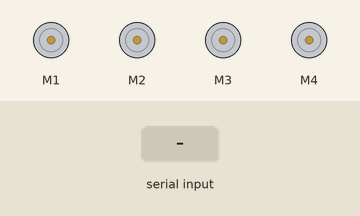
This sketch was run on a simulated Arduino Uno, built with avr-gcc and run on an emulated ATmega328P. On the bench: 4 × DC motor (green arrow = forward, orange = backward, longer = faster). Inputs (shaded band) come from the test bench.

Above: at 1.2 s.
1.3 s: "R" received over the second serial link
At 2.5 s:
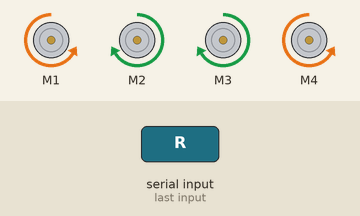
2.8 s: "90,45\n" received over the second serial link
At 3.7 s:
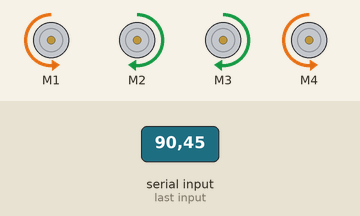
4.3 s: "F,45\n" received over the second serial link
At 4.8 s:
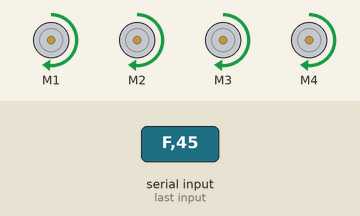
5.8 s: "B,45\n" received over the second serial link
At 7.0 s:
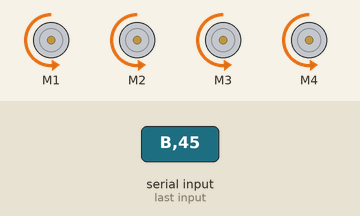
7.3 s: "L,45\n" received over the second serial link
At 8.3 s:
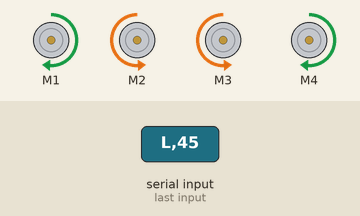
8.8 s: "S" received over the second serial link
At 9.5 s:
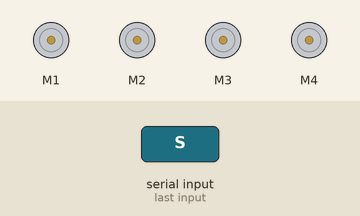
Timing chart, 0 to 11.3 s (numbered marks = the images above; inputs shaded):
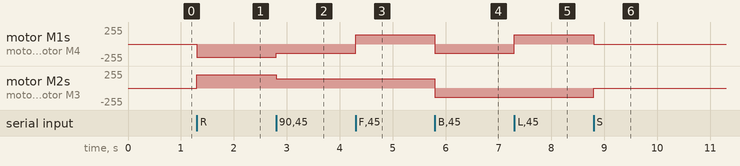

Measured:
- after the input at 1.3 s, motor M1, motor M4: stopped → backward 200/255 at once; motor M2, motor M3: stopped → forward 200/255 at once
- after the input at 2.8 s, motor M1, motor M4: backward 200/255 → backward 141/255 at once; motor M2, motor M3: forward 200/255 → forward 141/255 at once
- after the input at 4.3 s, motor M1, motor M4: backward 141/255 → forward 141/255 at once
- after the input at 5.8 s, motor M1–4: forward 141/255 → backward 141/255 at once
- after the input at 7.3 s, motor M1, motor M4: backward 141/255 → forward 141/255 at once
- after the input at 8.8 s, motor M1, motor M4: forward 141/255 → stopped at once; motor M2, motor M3: backward 141/255 → stopped at once

The sketch:

obv_robot_lite.ino
```cpp
/*
 * OBV Robot — WiFi-control firmware (LITE)
 * ----------------------------------------
 * Minimal build for the ESP32 WiFi bridge, one-way link:
 *   ESP32 GPIO17 (TX) ----> Arduino D10  (SoftwareSerial RX)
 *
 * Receives single-character drive commands and runs the 4 motors. No sonar,
 * servo, telemetry, or auto mode.
 *
 * IMPORTANT: the current motion command is RE-ISSUED every 100ms. The L293D
 * shield latches motor direction in a 74HC595 shift register that electrical
 * noise from the motors can corrupt, which makes the motors cut out. Refreshing
 * the command keeps them running steadily (same trick as a heartbeat).
 *
 * Commands:  F/U forward   B/D backward   L left   R right   S stop   0-9 speed
 */

#include <AFMotor.h>
#include <SoftwareSerial.h>

AF_DCMotor motor1(1);   // Right Front
AF_DCMotor motor2(2);   // Left Front
AF_DCMotor motor3(3);   // Left Rear
AF_DCMotor motor4(4);   // Right Rear

// Commands from the ESP32 arrive on D10. Pin 2 is a harmless unused dummy TX.
SoftwareSerial espSerial(10, 2);

int currentSpeed = 200;
char currentMotion = 'S';
unsigned long lastRefresh = 0;
const unsigned long REFRESH_MS = 100;

void setup() {
  espSerial.begin(9600);
  setAllSpeed(currentSpeed);
  stopAll();
}

void loop() {
  while (espSerial.available()) {
    handleCommand((char)espSerial.read());
  }

  // Re-issue the current motion so a shift-register glitch can't stop us.
  if (millis() - lastRefresh >= REFRESH_MS) {
    lastRefresh = millis();
    applyMotion(currentMotion);
  }
}

void handleCommand(char c) {
  if (c >= '0' && c <= '9') {                 // speed
    currentSpeed = map(c - '0', 0, 9, 0, 255);
    setAllSpeed(currentSpeed);
    return;
  }
  switch (c) {
    case 'F': case 'U': currentMotion = 'F'; break;
    case 'B': case 'D': currentMotion = 'B'; break;
    case 'L':           currentMotion = 'L'; break;
    case 'R':           currentMotion = 'R'; break;
    case 'S': case 'T': currentMotion = 'S'; break;
    default: return;                          // ignore unknown
  }
  applyMotion(currentMotion);                 // act immediately, too
}

void applyMotion(char m) {
  switch (m) {
    case 'F': moveForward();    break;
    case 'B': moveBackward();   break;
    case 'L': pivotTurnLeft();  break;
    case 'R': pivotTurnRight(); break;
    default:  stopAll();        break;        // 'S'
  }
}

// ===============================
// MOTOR HELPERS
// ===============================
void moveForward() {
  setAllSpeed(currentSpeed);
  motor1.run(FORWARD); motor2.run(FORWARD); motor3.run(FORWARD); motor4.run(FORWARD);
}

void moveBackward() {
  setAllSpeed(currentSpeed);
  motor1.run(BACKWARD); motor2.run(BACKWARD); motor3.run(BACKWARD); motor4.run(BACKWARD);
}

void pivotTurnLeft() {
  setAllSpeed(currentSpeed);
  motor1.run(FORWARD);  motor4.run(FORWARD);   // right side forward
  motor2.run(BACKWARD); motor3.run(BACKWARD);  // left side backward
}

void pivotTurnRight() {
  setAllSpeed(currentSpeed);
  motor1.run(BACKWARD); motor4.run(BACKWARD);  // right side backward
  motor2.run(FORWARD);  motor3.run(FORWARD);   // left side forward
}

void stopAll() {
  motor1.run(RELEASE); motor2.run(RELEASE); motor3.run(RELEASE); motor4.run(RELEASE);
}

void setAllSpeed(int s) {
  motor1.setSpeed(s); motor2.setSpeed(s); motor3.setSpeed(s); motor4.setSpeed(s);
}
```
